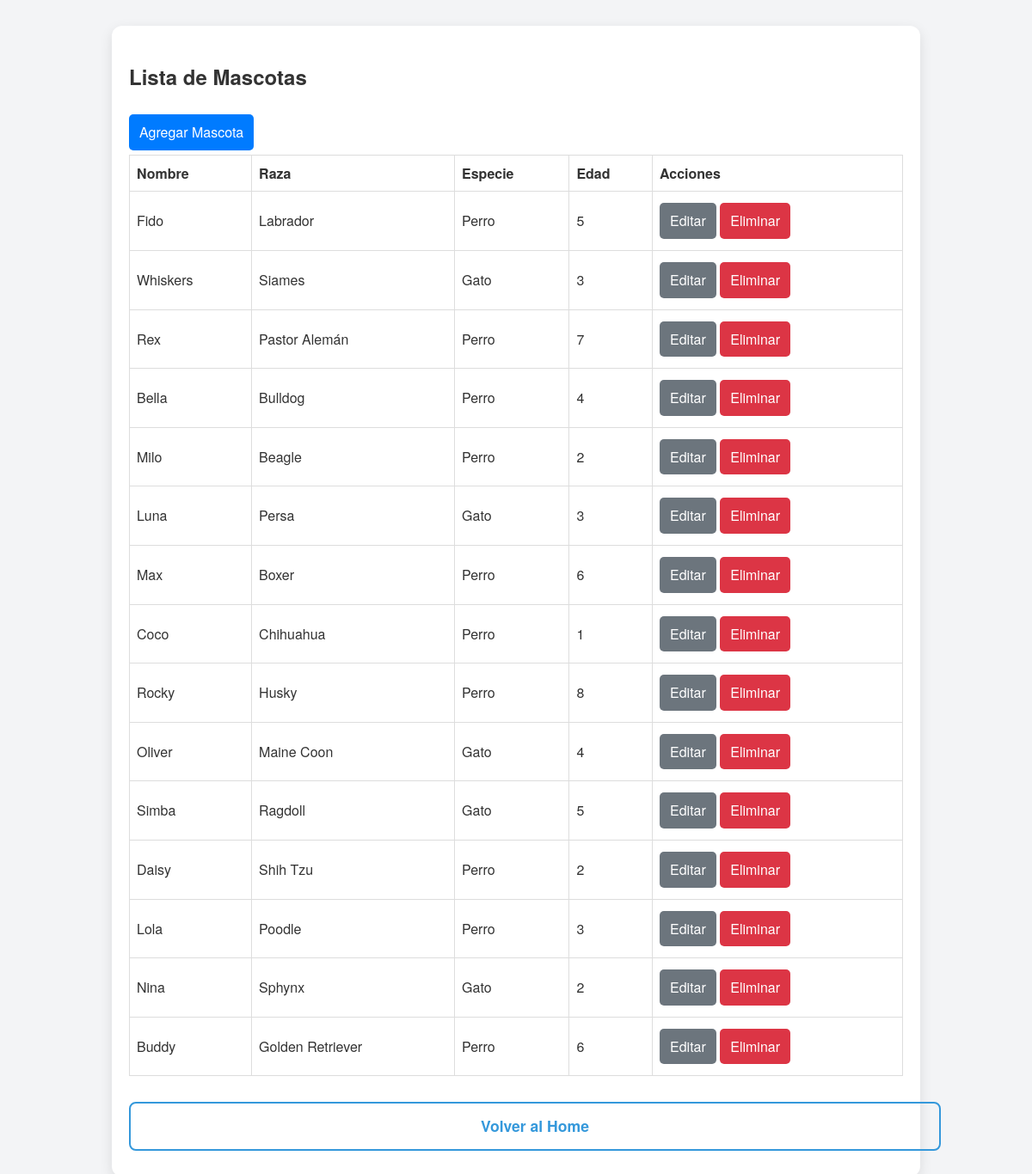
The app's page /mascotas/ with its own data.
### veterinaria/models.py (models this page shows)
class Mascota(models.Model):
    id_mascota = models.AutoField(primary_key=True, db_column='ID_Mascota')
    nombre = models.CharField(max_length=50, db_column='Nombre')
    raza = models.CharField(max_length=50, blank=True, null=True, db_column='Raza')
    especie = models.CharField(max_length=50, db_column='Especie')
    edad = models.IntegerField(blank=True, null=True, db_column='Edad')
    peso = models.DecimalField(max_digits=5, decimal_places=2, blank=True, null=True, db_column='Peso')
    sexo = models.CharField(max_length=1, blank=True, null=True, db_column='Sexo')
    fechanacimiento = models.DateField(blank=True, null=True, db_column='FechaNacimiento')
    id_dueno = models.ForeignKey(Dueno, on_delete=models.DO_NOTHING, db_column='ID_Dueno')
    class Meta:
        managed = False
        db_table = 'Mascota'

### veterinaria/views.py (the view)
# urls.py: path('mascotas/', lista_mascotas, name='lista_mascotas'),
def lista_mascotas(request):
    mascotas = Mascota.objects.all()
    return render(request, 'mascota/lista_mascotas.html', {'mascotas': mascotas})

### veterinaria/templates/mascota/lista_mascotas.html (shortened to what this page needs)
{% load static %}
<!DOCTYPE html>
<html lang="en">
<head>
    <link rel="stylesheet" href="{% static 'css/styles.css' %}">
</head>
<body>
    <div class="container">
        <h2>Lista de Mascotas</h2>
        <a href="{% url 'crear_mascota' %}" class="btn-primary">Agregar Mascota</a>
        <table>
            <thead>
                <tr>
                    <th>Nombre</th>
                    <th>Raza</th>
                    <th>Especie</th>
                    <th>Edad</th>
                    <th>Acciones</th>
                </tr>
            </thead>
            <tbody>
                {% for mascota in mascotas %}
                <tr>
                    <td>{{ mascota.nombre }}</td>
                    <td>{{ mascota.raza }}</td>
                    <td>{{ mascota.especie }}</td>
                    <td>{{ mascota.edad }}</td>
                    <td>
                        <a href="{% url 'editar_mascota' mascota.pk %}" class="btn-secondary">Editar</a>
                        <a href="{% url 'eliminar_mascota' mascota.pk %}" class="btn-danger">Eliminar</a>
                    </td>
                </tr>
                {% endfor %}
            </tbody>
        </table>
        <a href="{% url 'home' %}" class="nav-link">Volver al Home</a>
    </div>
</body>
</html>

### veterinaria/static/css/styles.css (style rules this page uses)
body { font-family: 'Helvetica Neue', Arial, sans-serif; line-height: 1.6; background-color: #f3f4f6; color: #333; margin: 0; padding: 0; }
.container { max-width: 800px; margin: auto; padding: 20px; background-color: #ffffff; box-shadow: 0 2px 10px rgba(0, 0, 0, 0.1); border-radius: 10px; }
h2 { color: #333; margin-bottom: 20px; }
table { width: 100%; border-collapse: collapse; margin-bottom: 20px; }
table th, table td { border: 1px solid #ddd; padding: 8px; text-align: left; }
.btn-primary, .btn-secondary, .btn-danger { display: inline-block; padding: 8px 12px; margin: 5px 0; text-decoration: none; color: #fff; border-radius: 5px; }
.btn-primary { background-color: #007bff; }
.btn-secondary { background-color: #6c757d; }
.btn-danger { background-color: #dc3545; }
.container { max-width: 900px; margin: 30px auto; background-color: #ffffff; padding: 20px; border-radius: 12px; box-shadow: 0 5px 15px rgba(0, 0, 0, 0.1); }
.nav-link { display: inline-block; width: 100%; margin: 10px 0; text-align: center; font-size: 1.1em; font-weight: 600; text-decoration: none; color: #3498db; padding: 12px 20px; border: 2px solid #3498db; border-radius: 8px; transition: all 0.3s ease; }

### records on screen
Mascota: nombre "Fido", raza "Labrador", especie "Perro", edad "5"
Mascota: nombre "Whiskers", raza "Siames", especie "Gato", edad "3"
Mascota: nombre "Rex", raza "Pastor Alemán", especie "Perro", edad "7"
Mascota: nombre "Bella", raza "Bulldog", especie "Perro", edad "4"
Mascota: nombre "Milo", raza "Beagle", especie "Perro", edad "2"
Mascota: nombre "Luna", raza "Persa", especie "Gato", edad "3"
Mascota: nombre "Max", raza "Boxer", especie "Perro", edad "6"
Mascota: nombre "Coco", raza "Chihuahua", especie "Perro", edad "1"
Mascota: nombre "Rocky", raza "Husky", especie "Perro", edad "8"
Mascota: nombre "Oliver", raza "Maine Coon", especie "Gato", edad "4"
Mascota: nombre "Simba", raza "Ragdoll", especie "Gato", edad "5"
Mascota: nombre "Daisy", raza "Shih Tzu", especie "Perro", edad "2"
Mascota: nombre "Lola", raza "Poodle", especie "Perro", edad "3"
Mascota: nombre "Nina", raza "Sphynx", especie "Gato", edad "2"
Mascota: nombre "Buddy", raza "Golden Retriever", especie "Perro", edad "6"
